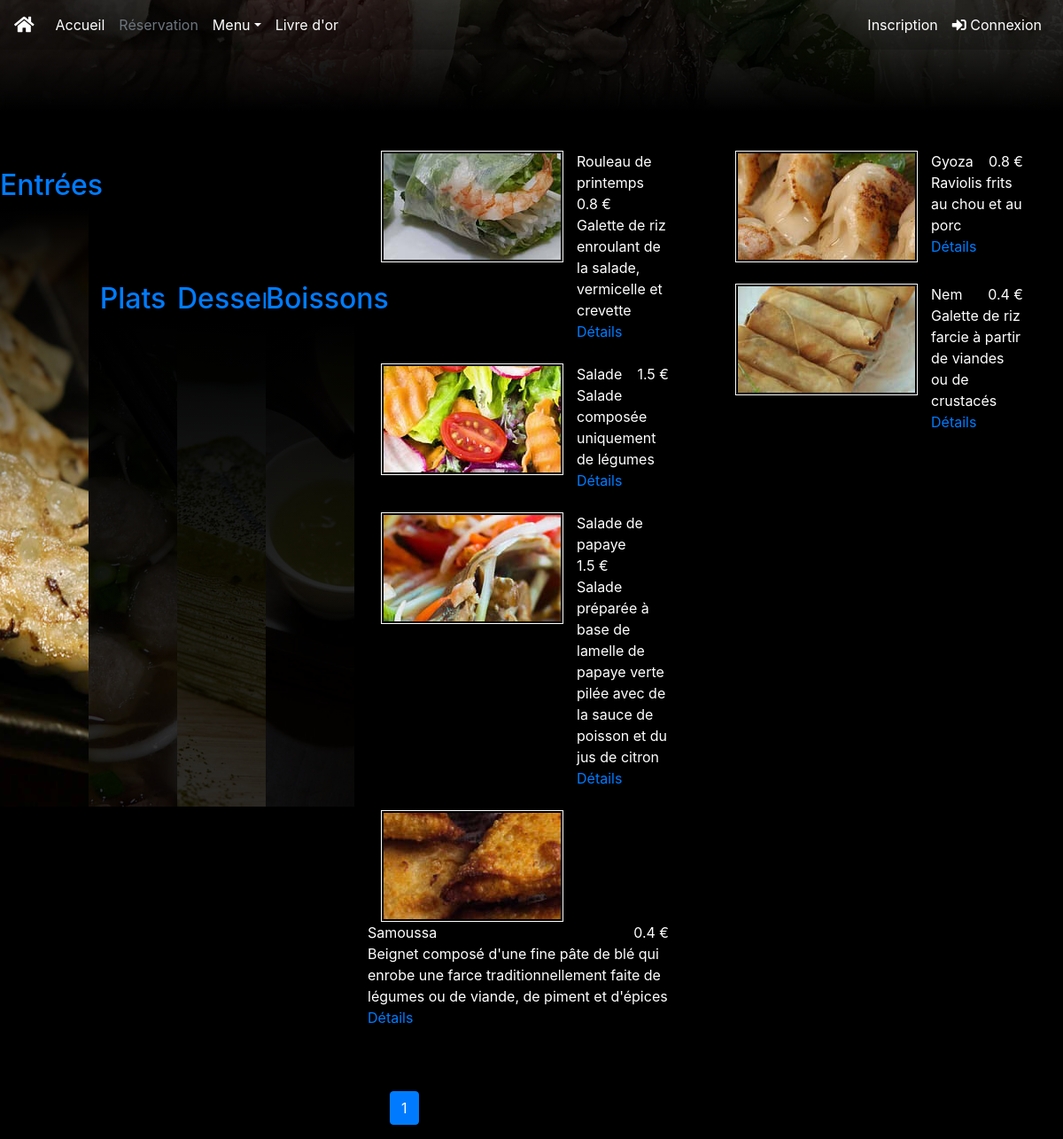
The app's page /index.php?action=menu&category=1&page=1 with its own data.
### tables this page shows
CREATE TABLE IF NOT EXISTS `dishes` (
  `id` int(11) NOT NULL AUTO_INCREMENT,
  `name` varchar(255) NOT NULL,
  `description` varchar(255) NOT NULL,
  `price` float NOT NULL,
  `category` int(11) NOT NULL,
  `available` tinyint(1) NOT NULL,
  `img_link` varchar(255) NOT NULL,
  PRIMARY KEY (`id`)
);

### controller/controller.php (called while the page is built, shortened)
<?php
class Controller{
	function menu(){
		$dishPerPage = 8;
		$menuManager = new MenuManager();
		$menuStatus = $menuManager->callMenu($dishPerPage);
		$menuPageNb = $menuManager->callPaginationTotalMenu($dishPerPage);
		require('view/menu.php');
	}
}

### model/Sourigna/MenuManager.php (called while the page is built, shortened)
<?php
class MenuManager extends Manager{
	function callMenu($dishPerPage){
		if (isset($_GET['page'])) {
		    $currentPage = $_GET['page'];
		} else {
		    $currentPage = 1;
		}
		$bdd = $this->databaseConnect();
		$offset = ($currentPage - 1) * $dishPerPage;
		$req = $bdd->prepare("SELECT d.id, d.name, d.description, d.price, d.img_link, GROUP_CONCAT(c.libelle) AS libelleGrp
			FROM dishes d
			LEFT JOIN dish_criteria dc ON d.id=dc.dish_id
			LEFT JOIN criteria c ON dc.criteria_id=c.id
			WHERE category=:category AND available=1
			GROUP BY d.id
			ORDER BY d.id DESC
			LIMIT $offset, $dishPerPage");
		$req->execute(array('category'=>$_GET['category']));
		return $req;
	}
	function callPaginationTotalMenu($dishPerPage){
		$bdd = $this->databaseConnect();
		$dishNbReq = $bdd->prepare('SELECT COUNT(*) AS dishNb FROM dishes WHERE category=:category AND available=1');
		$dishNbReq->execute(array('category'=>$_GET['category']));
		$dishNbReqFetch = $dishNbReq->fetch();
		$dishNb = CEIL($dishNbReqFetch[0]/$dishPerPage);
		return $dishNb;
	}
}

### view/menu.php (the view, shortened to what this page needs)
<div class="container-fluid background menuAdjust">
	<div class="image">
		<img src="public/img/bg_menu.jpg" class="img-fluid" alt="Menu Background">
		<div class="blackOverlay"></div>
	</div>
</div>
<div class="container-fluid" id="menuAll">
	<div class="row">
		<div class="col-lg-1 col-sm-3 menu-item
		<?php
		if(isset($_GET['category'])):
			if($_GET['category']==1):
			echo ('activeMenu');
			else:echo('nonActiveMenu');
			endif;
		endif;
		?>" id="entreeMenu">
			<a href="index.php?action=menu&category=1&page=1">
				<h2>Entrées</h2>
				<div class="gradientMenu">
					<img src="public/img/entreeMenu.jpg" alt="Menu Entrée Bannière">
				</div>
			</a>
		</div>
		<div class="col-lg-1 col-sm-3 menu-item
		<?php
		if(isset($_GET['category'])):
			if($_GET['category']==2):
			echo ('activeMenu');
			else:echo('nonActiveMenu');
			endif;
		endif;
		?>" id="platMenu">
			<a href="index.php?action=menu&category=2&page=1">
				<h2>Plats</h2>
				<div class="gradientMenu">
					<img src="public/img/platMenu.jpg" alt="Menu Plat Bannière">
					<div class="menuOverlay"></div>
				</div>
			</a>
		</div>
		<div class="col-lg-1 col-sm-3 menu-item
		<?php
		if(isset($_GET['category'])):
			if($_GET['category']==3):
			echo ('activeMenu');
			else: echo('nonActiveMenu');endif;
		endif;
		?>" id="dessertMenu">
			<a href="index.php?action=menu&category=3&page=1">
				<h2>Desserts</h2>
				<div class="gradientMenu">
					<img src="public/img/dessertMenu.jpg" alt="Menu Dessert Bannière">
					<div class="menuOverlay"></div>
				</div>
			</a>
		</div>
		<div class="col-lg-1 col-sm-3 menu-item
		<?php
		if(isset($_GET['category'])):
			if($_GET['category']==4):
			echo ('activeMenu');
			else:echo('nonActiveMenu');
			endif;
		endif;
		?>" id="boissonMenu">
			<a href="index.php?action=menu&category=4&page=1">
				<h2>Boissons</h2>
				<div class="gradientMenu">
					<img src="public/img/boissonMenu.jpg" alt="Menu Boisson Bannière">
					<div class="menuOverlay"></div>
				</div>
			</a>
		</div>
		<div class="col-lg-8 container-fluid" id="menuShow">
		<?php
		$i=0; ?>
			<div class="row">
				<div class="col-sm-6">
					<?php
					while($data = $menuStatus->fetch()){?>
					<div class="row container-fluid menuEntry">
						<div class="col-sm-auto">
							<img src="<?= $data['img_link'];?>" alt="Plat <?= $data['id'];?>">
						</div>
						<div class="col">
							<div class="row namePrice">
							<span><?= ($data['name']) ?></span>
							<span><?= ($data['price']) . ' €'; ?></span>
							</div>
							<div class="row">
									<?php
								echo($data['description']) . ' ';
								$i++;?>
							</div>
							<div class="row">
								<a href="#" tabindex="0" data-container="body" data-toggle="popover" data-placement="bottom"
								data-content="
								<?= $data['libelleGrp']
								?>" >Détails</a>
							</div>
						</div>
					</div>
						<?php
						if ($i==4): ?>
				</div>
				<div class="col-sm-6">
				<?php endif;
					}
					?>
				</div>
			</div>
			<nav>
				<ul class="pagination">
					<?php
				    $p=1;
				    while ($p<=$menuPageNb){ ?>
				    <li class=" page-item <?php if($p == $_GET['page']): echo ('active'); endif;?> "><a class="page-link" href="index.php?action=menu&category=<?= $_GET['category']?>&page=<?= $p ?>"><?= $p ?></a></li>
				    <?php
				    $p++;
					}
				    ?>
				</ul>
			</nav>
		</div>
	</div>
</div>
<?php $content = ob_get_clean(); ?>
<?php require('template.php'); ?>

### index.php (shortened to what this page needs)
<?php
require ("controller/controller.php");
$controller = new Controller();
try{
	if (isset($_GET['action'])) {
		if ($_GET['action'] == "home"){
			$controller->homepage();
		}
		else if ($_GET['action'] == "menu"){
			$controller->menu();
		}
	}else{
		$controller->homepage();
	}
}
catch(Exception $e){
	$errorMsg = $e->getMessage();
	$controller->homepage();
}

### view/template.php (shortened to what this page needs)
<!DOCTYPE html>
<html lang="fr">
  <head>
      <link rel="stylesheet" href="https://use.fontawesome.com/releases/v5.8.1/css/all.css">
      <link href="https://stackpath.bootstrapcdn.com/bootstrap/4.3.1/css/bootstrap.min.css" rel="stylesheet">
      <link href="public/css/style.css" rel="stylesheet" />
  </head>
  <body>
      <nav class="navbar navbar-expand-sm">
    		<a class="navbar-brand" href="index.php?action=home"><i class="fas fa-home"></i></a>
        <div class="collapse navbar-collapse" id="navbarNavAltMarkup">
    		 	<ul class="navbar-nav mr-auto">
    		 		<li>
              <a class="nav-link" href="index.php?action=home"> Accueil</a>
            </li>
    		 		<li>
              <a class="nav-link
              <?php
              if (isset($_SESSION['authority'])):
                  if($_SESSION['authority']>=1):
                    echo ('active');
                  endif;
              else: echo ('disabled ');
              endif;?>" href="index.php?action=booking">Réservation</a>
            </li>
            <li>
              <div class="dropdown show">
    		        <a class="nav-link dropdown-toggle" href="#" id="menuDropdown" data-toggle="dropdown" >Menu</a>
              </div>
            </li>
    		    <li>
              <a class="nav-link" href="index.php?action=guestbook&page=1">Livre d'or</a>
            </li>
    		  </ul>
    		  <ul class="navbar-nav justify-content-end">
    		  	<?php
    		  	if (isset($_SESSION['authority'])): ?>
            <li><a class="nav-link" href="index.php?action=user_profile">
            <?php
    		  		echo htmlspecialchars('Bonjour' . ' ' . $_SESSION['first_name'] . ' ' . $_SESSION['last_name']);
    		  	?></a></li>
    		   	<li><a class="nav-link" href="index.php?action=logout"><i class="fas fa-sign-out-alt"></i>Déconnexion</a></li>
    		   	<?php
    		   	else:
    		   	?>
    		   	<li><a class="nav-link" href="index.php?action=register">Inscription</a></li>
    		   	<li><a class="nav-link" data-toggle="modal" data-target="#connexionWindow" href="#"><i class="fas fa-sign-in-alt"></i> Connexion</a></li>
    		   	<?php
    		   	endif;
    		   	?>
    		  </ul>
        </div>
  	  </nav>
    <section>
	   	<?= $content ?>
	  </section>
    </body>
</html>

### public/css/style.css (style rules this page uses)
body, html { height:100vh; }
body { background-color:rgba(0,0,0,1); color:white; }
nav { background-color:rgba(0,0,0,0.2); z-index:5; }
nav a { text-decoration:none; color:white; }
.background { position:relative; padding:0; top:0; margin-top:-56px; z-index:0; }
.image::after { display:block; position:relative; background-image:linear-gradient(to bottom, rgba(255,255,255,0) 0, rgba(0,0,0,1) 100%); margin-top:-150px; height:150px; content:''; }
.blackOverlay { background:black; opacity:0.7; position:absolute; top:0px; left:0px; width:100%; height:100%; }
.menuAdjust { margin-bottom:45px; }
.activeMenu .gradientMenu::after { display:block; position:relative; background-image:linear-gradient(to bottom, rgba(0,0,0,1) 0, rgba(255,255,255,0) 100%); margin-top:-674px; height:400px; content:''; }
.nonActiveMenu .gradientMenu::after { display:block; position:relative; background-image:linear-gradient(to bottom, rgba(0,0,0,1) 0, rgba(255,255,255,0) 100%); margin-top:-546px; height:400px; content:''; }
.menu-item { margin-top:8em; padding-top:20px; padding-left:0px; padding-right:0px; background:black; text-align:center; }
.nonActiveMenu img { object-fit:cover; width:100%; height:546px; }
.activeMenu { margin:0; }
.activeMenu img { object-fit:cover; width:100%; height:674px; }
.nonActiveMenu .menuOverlay { background:black; opacity:0.8; position:absolute; top:66px; left:0px; width:100%; height:546px; }
#menuShow { margin:0; }
#menuShow img { border:white 1px solid; padding:2px; }
.namePrice { justify-content:space-between; }
.menuEntry { margin-bottom:1.5em; }
#menuAll nav { margin-top:2em; position:absolute; justify-content:center; bottom:-10%; left:5%; }

### records on screen
dishes: img_link (picture), name "Rouleau de printemps", price "0.8", description "Galette de riz enroulant de la salade, vermicelle et crevette"
dishes: img_link (picture), name "Salade", price "1.5", description "Salade composée uniquement de légumes"
dishes: img_link (picture), name "Salade de papaye", price "1.5", description "Salade préparée à base de lamelle de papaye verte pilée avec de la sauce de poisson et du jus de citron"
dishes: img_link (picture), name "Samoussa", price "0.4", description "Beignet composé d'une fine pâte de blé qui enrobe une farce traditionnellement faite de légumes ou de viande, de piment et d'épices"
dishes: img_link (picture), name "Gyoza", price "0.8", description "Raviolis frits au chou et au porc"
dishes: img_link (picture), name "Nem", price "0.4", description "Galette de riz farcie à partir de viandes ou de crustacés"
